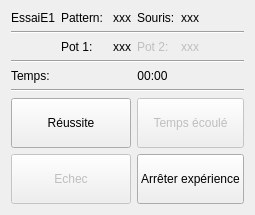
      <widget class="QWidget" name="page_6">
       <layout class="QGridLayout" name="gridLayout_8">
        <item row="0" column="4">
         <widget class="QLabel" name="label_36">
          <property name="text">
           <string>xxx</string>
          </property>
         </widget>
        </item>
        <item row="0" column="3">
         <widget class="QLabel" name="label_34">
          <property name="text">
           <string>Souris:</string>
          </property>
         </widget>
        </item>
        <item row="10" column="0" colspan="3">
         <widget class="QPushButton" name="reussiteE1">
          <property name="minimumSize">
           <size>
            <width>0</width>
            <height>50</height>
           </size>
          </property>
          <property name="text">
           <string>Réussite</string>
          </property>
         </widget>
        </item>
        <item row="11" column="0" colspan="3">
         <widget class="QPushButton" name="echecE1">
          <property name="enabled">
           <bool>false</bool>
          </property>
          <property name="minimumSize">
           <size>
            <width>0</width>
            <height>50</height>
           </size>
          </property>
          <property name="text">
           <string>Echec</string>
          </property>
         </widget>
        </item>
        <item row="0" column="0">
         <widget class="QLabel" name="label_31">
          <property name="text">
           <string>EssaiE1</string>
          </property>
         </widget>
        </item>
        <item row="0" column="2">
         <widget class="QLabel" name="label_35">
          <property name="text">
           <string>xxx</string>
          </property>
         </widget>
        </item>
        <item row="6" column="0" colspan="6">
         <widget class="Line" name="line_10">
          <property name="orientation">
           <enum>Qt::Horizontal</enum>
          </property>
         </widget>
        </item>
        <item row="10" column="3" colspan="3">
         <widget class="QPushButton" name="tempsEcouleE1">
          <property name="enabled">
           <bool>false</bool>
          </property>
          <property name="minimumSize">
           <size>
            <width>0</width>
            <height>50</height>
           </size>
          </property>
          <property name="text">
           <string>Temps écoulé</string>
          </property>
         </widget>
        </item>
        <item row="11" column="3" colspan="3">
         <widget class="QPushButton" name="arreterExperienceE1">
          <property name="enabled">
           <bool>true</bool>
          </property>
          <property name="minimumSize">
           <size>
            <width>0</width>
            <height>50</height>
           </size>
          </property>
          <property name="text">
           <string>Arrêter expérience</string>
          </property>
         </widget>
        </item>
        <item row="8" column="0" colspan="6">
         <widget class="Line" name="line_3">
          <property name="orientation">
           <enum>Qt::Horizontal</enum>
          </property>
         </widget>
        </item>
        <item row="4" column="3">
         <widget class="QLabel" name="label_38">
          <property name="enabled">
           <bool>false</bool>
          </property>
          <property name="text">
           <string>Pot 2:</string>
          </property>
         </widget>
        </item>
        <item row="1" column="0" colspan="6">
         <widget class="Line" name="line_4">
          <property name="orientation">
           <enum>Qt::Horizontal</enum>
          </property>
         </widget>
        </item>
        <item row="0" column="1">
         <widget class="QLabel" name="label_33">
          <property name="text">
           <string>Pattern: </string>
          </property>
         </widget>
        </item>
        <item row="4" column="2">
         <widget class="QLabel" name="label_39">
          <property name="text">
           <string>xxx</string>
          </property>
          <property name="textFormat">
           <enum>Qt::AutoText</enum>
          </property>
          <property name="alignment">
           <set>Qt::AlignLeading|Qt::AlignLeft|Qt::AlignVCenter</set>
          </property>
         </widget>
        </item>
        <item row="4" column="1">
         <widget class="QLabel" name="label_37">
          <property name="text">
           <string>Pot 1:</string>
          </property>
         </widget>
        </item>
        <item row="4" column="4">
         <widget class="QLabel" name="label_40">
          <property name="enabled">
           <bool>false</bool>
          </property>
          <property name="text">
           <string>xxx</string>
          </property>
          <property name="alignment">
           <set>Qt::AlignLeading|Qt::AlignLeft|Qt::AlignVCenter</set>
          </property>
         </widget>
        </item>
        <item row="7" column="0">
         <widget class="QLabel" name="label_45">
          <property name="text">
           <string>Temps:</string>
          </property>
         </widget>
        </item>
        <item row="7" column="1" colspan="5">
         <widget class="QLabel" name="label_46">
          <property name="text">
           <string>00:00</string>
          </property>
          <property name="alignment">
           <set>Qt::AlignCenter</set>
          </property>
         </widget>
        </item>
       </layout>
      </widget>
